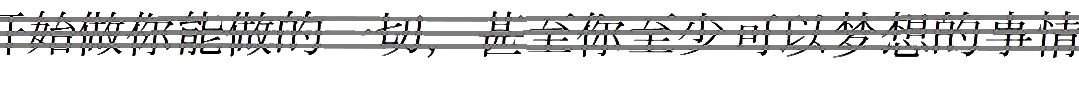
#> input picture lab4.jpg, 1079 x 95 px
$ jupyter execute COI4.ipynb   (shell and % lines are left out)
#> lines starting #> are read from the running program, lines starting #| are printed output that depends on the picture; after the words box and inside, x2 and y2 are one past the last pixel; in counts of white or black regions, pixels touching at a corner belong together
**Основной задачей было произвести перевод изображения в google и yandex переводчиках**

[cell 1]
import sys
import matplotlib.pyplot as plt
import cv2 as cv
import numpy as np

# Изменим стандартный размер графиков matplotlib
plt.rcParams["figure.figsize"] = [6, 4]

[cell 2]
image1 = cv.imread('lab4.jpg')
#> image1 is the input picture: shape (95, 1079, 3); mean B, G, R 219.8, 219.9, 219.9
gray_image1 = cv.cvtColor(image1, cv.COLOR_BGR2GRAY)
channels = [0]
histSize = [256]
range = [0, 256]

gs = plt.GridSpec(1, 2)
plt.figure(figsize=(10, 8))
plt.subplot(gs[0])
plt.imshow(gray_image1, cmap='gray')
plt.xticks([]), plt.yticks([])
plt.subplot(gs[1])
plt.hist(gray_image1.reshape(-1), 256, range)
plt.show()
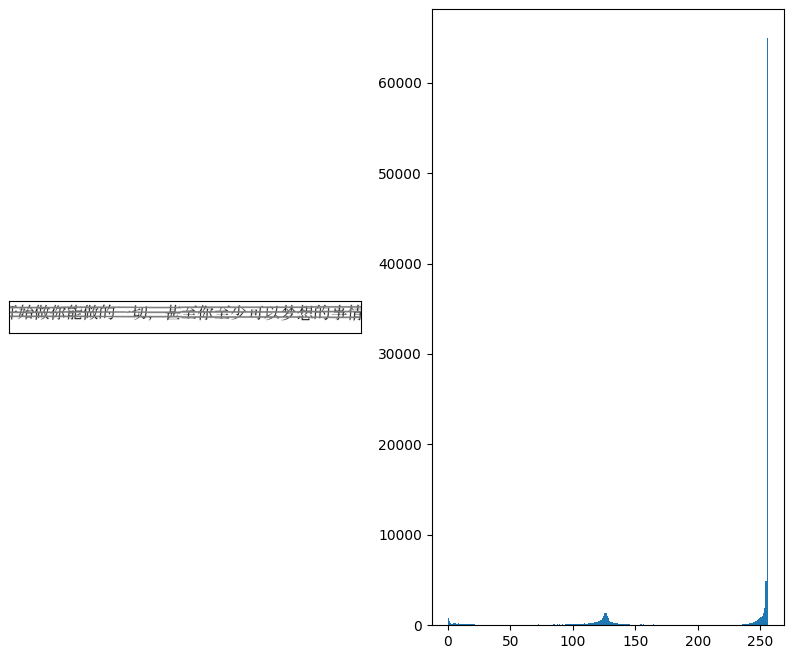
#> figure drawn by matplotlib, 2 panels; panel 2: tallest bar 64941 high, from x = 255 to 256

[cell 3]
threshold = 100
image = gray_image1

ret, thresh1 = cv.threshold(image, threshold, 255, cv.THRESH_BINARY)
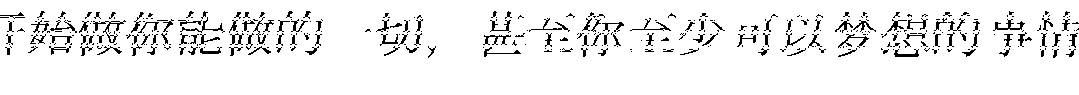
#> thresh1: shape (95, 1079); 93.1% white; black in thin lines or dots, all inside (x1, y1, x2, y2) = (0, 11, 1079, 58)
#> ret = 100

plt.figure(figsize=(15, 8))
plt.imshow(thresh1, 'gray', vmin=0, vmax=255)
plt.axis("off")

Получнный результат в google переводчике

полученный результат в translate.yandex

[cell 4]
res1 = cv.imread('lab4_1g.png')
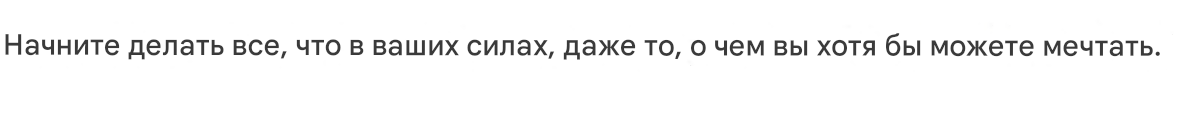
#> input picture lab4_1g.png, 1182 x 122 px
#> res1 is the input picture: shape (122, 1182, 3); mean B, G, R 245.7, 245.7, 245.7
res2 = cv.imread('lab4_2ya.png')
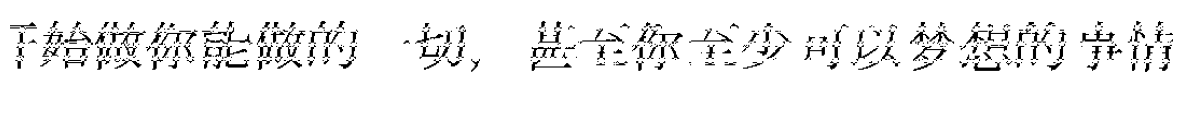
#> input picture lab4_2ya.png, 1182 x 122 px
#> res2 is the input picture: shape (122, 1182, 3); min 0, max 255, mean 240.4
gs = plt.GridSpec(1, 2)
plt.figure(figsize=(14, 5))
plt.subplot(gs[0])
plt.imshow(res1, cmap='gray')
plt.axis("off")
plt.subplot(gs[1])
plt.imshow(res2, cmap='gray')
plt.axis("off")
plt.show()
#> figure, not shown here; B, G, R data is drawn as R, G, B
